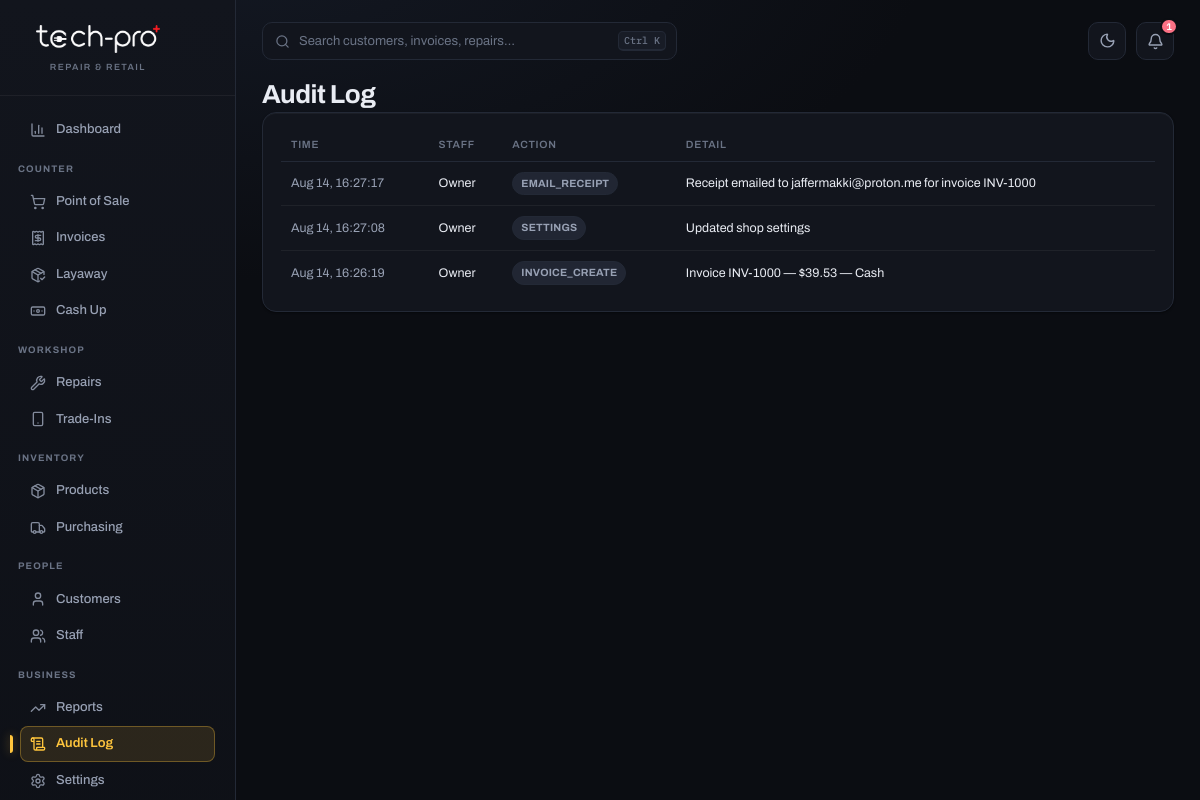
Page /audit (signed in) on the committed database.
### app/models.py (models this page shows)
class AuditLog(Base):
    __tablename__ = "audit_log"
    id = Column(String, primary_key=True, default=gen_id)
    ts = Column(DateTime, default=datetime.utcnow)
    staff_id = Column(String, nullable=True)
    staff_name = Column(String, default="System")
    action = Column(String)
    detail = Column(Text, default="")

### app/main.py (the view)
@app.get("/audit", response_class=HTMLResponse)
def audit_log(request: Request, db: Session = Depends(get_db)):
    staff = require_login(request, db)
    if not staff:
        return RedirectResponse("/login", status_code=303)
    if not role_allowed(staff, "owner", "manager"):
        return HTMLResponse("Forbidden — audit log requires manager or owner role.", status_code=403)
    logs = db.query(AuditLog).order_by(AuditLog.ts.desc()).limit(200).all()
    return templates.TemplateResponse(request, "audit.html", {"staff": staff, "logs": logs})

### templates/audit.html
{% extends "base.html" %}
{% block content %}
<h1>Audit Log</h1>
<div class="card">
  <table>
    <thead><tr><th>Time</th><th>Staff</th><th>Action</th><th>Detail</th></tr></thead>
    <tbody>
      {% for log in logs %}
      <tr>
        <td class="text-muted">{{ log.ts.strftime('%b %d, %H:%M:%S') }}</td>
        <td>{{ log.staff_name }}</td>
        <td><span class="badge badge-gray">{{ log.action }}</span></td>
        <td>{{ log.detail }}</td>
      </tr>
      {% endfor %}
    </tbody>
  </table>
</div>
{% endblock %}

### static/style.css (style rules this page uses)
:root { --font-ui:'Archivo','Segoe UI',system-ui,-apple-system,BlinkMacSystemFont,Roboto,sans-serif; --font-display:'Archivo','Segoe UI',system-ui,-apple-system,sans-serif; --font-mono:'IBM Plex Mono',ui-monospace,'SFMono-Regular',Consolas,monospace; --mono:var(--font-mono); --mono-display:var(--font-mono); --fs-xs:11px; --fs-sm:12px; --fs-base:13px; --fs-md:14px; --fs-lg:16px; --fs-xl:20px; --fs-2xl:26px; --fs-3xl:34px; --r-xs:6px; --r-sm:8px; --r-md:10px; --r-lg:14px; --r-xl:18px; --r-full:999px; --radius-lg:var(--r-lg); --radius:var(--r-md); --radius-sm:var(--r-xs); --nav-h:56px; --bottom-nav-h:62px; --rail-w:236px; --ease:cubic-bezier(.32,.72,0,1); --t-fast:.12s var(--ease); --t-med:.22s var(--ease); }
:root, [data-theme="dark"] { --bg:#0B0D12; --bg-grad:radial-gradient(1200px 600px at 18% -10%,#141924 0%,transparent 60%); --surface:#12151D; --surface-2:#181C26; --surface-3:#212633; --surface-inset:#0D1016; --surface3:var(--surface-inset); --border:#232936; --border-strong:#2F3646; --border2:var(--border-strong); --hairline:rgba(255,255,255,.055); --text:#E9ECF3; --text-2:#98A1B4; --text-3:#6A7385; --text2:var(--text-2); --text3:var(--text-3); --accent:#FFC53D; --accent-hover:#FFD062; --on-accent:#14161C; --accent-text:#FFC53D; --accent-soft:rgba(255,197,61,.12); --accent-border:rgba(255,197,61,.32); --accent-glow:rgba(255,197,61,.22); --accent-dim:#8A6D1F; --gold:var(--accent); --teal:#4FD8C4; --teal-soft:rgba(79,216,196,.12); --pulse-cyan:var(--teal); --pulse-cyan-dim:#0F4A45; --green:#4ADE80; --green-soft:rgba(74,222,128,.13); --red:#FB7185; --red-soft:rgba(251,113,133,.13); --blue:#60A5FA; --blue-soft:rgba(96,165,250,.13); --violet:#C084FC;--violet-soft:rgba(192,132,252,.13); --warn:#FBBF24; --warn-soft:rgba(251,191,36,.13); --sh-1:0 1px 2px rgba(0,0,0,.4); --sh-2:0 1px 2px rgba(0,0,0,.35),0 6px 16px -8px rgba(0,0,0,.6); --sh-3:0 24px 48px -20px rgba(0,0,0,.75),0 2px 6px rgba(0,0,0,.4); --shadow:var(--sh-2); --card-top:inset 0 1px 0 rgba(255,255,255,.04); --scrim:rgba(4,6,10,.62); color-scheme:dark; }
* { box-sizing:border-box }
html { -webkit-tap-highlight-color:transparent;scrollbar-color:var(--border-strong) transparent }
body { margin:0;background:var(--bg);background-image:var(--bg-grad);background-attachment:fixed; color:var(--text);font-family:var(--font-ui);font-size:var(--fs-base); line-height:1.5;-webkit-font-smoothing:antialiased;text-rendering:optimizeLegibility; }
.sidebar a svg { width:16px;height:16px;flex-shrink:0;opacity:.85 }
.sidebar a.active svg { opacity:1 }
.content > * { max-width:1680px }
h1 { font-family:var(--font-display);font-size:var(--fs-2xl);font-weight:700;letter-spacing:-.5px;margin:0 0 2px;line-height:1.15 }
.text-muted { color:var(--text-2) }
.card { background:var(--surface);border:1px solid var(--border);border-radius:var(--r-lg); padding:16px 18px;margin-bottom:16px;box-shadow:var(--sh-1),var(--card-top); }
table { width:100%;border-collapse:collapse;font-size:12.5px }
thead th { text-align:left;color:var(--text-3);font-weight:600;font-size:10.5px; text-transform:uppercase;letter-spacing:.7px;padding:8px 10px; border-bottom:1px solid var(--border);white-space:nowrap;background:var(--surface); }
td { padding:10px;border-bottom:1px solid var(--hairline);vertical-align:middle }
tbody tr { transition:background var(--t-fast) }
tbody tr:last-child td { border-bottom:none }
.badge { display:inline-flex;align-items:center;gap:4px;font-size:10.5px;font-weight:700; padding:3px 8px;border-radius:var(--r-full);letter-spacing:.2px;white-space:nowrap; border:1px solid transparent; }
.badge-gray { background:var(--surface-3);color:var(--text-2);border-color:var(--border) }

### rows in the picture
AuditLog: ts "Aug 14, 16:27:17", staff_name "Owner", action "EMAIL_RECEIPT", detail "Receipt emailed to jaffermakki@proton.me for invoice INV-1000"
AuditLog: ts "Aug 14, 16:27:08", staff_name "Owner", action "SETTINGS", detail "Updated shop settings"
AuditLog: ts "Aug 14, 16:26:19", staff_name "Owner", action "INVOICE_CREATE", detail "Invoice INV-1000 — $39.53 — Cash"
